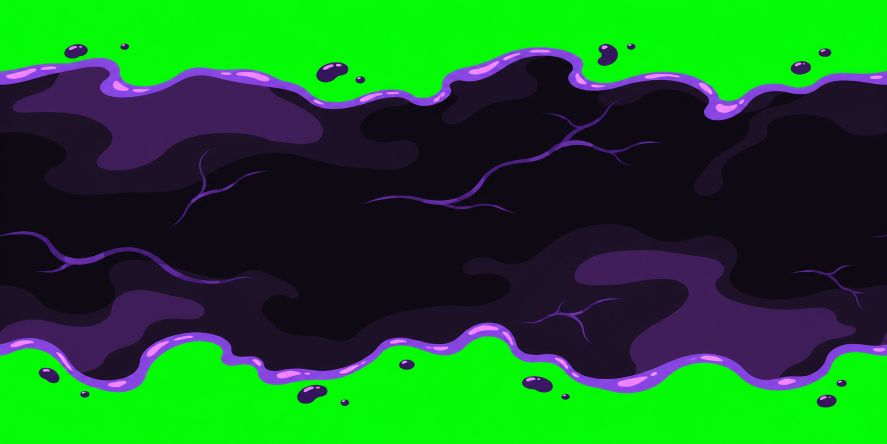
#> input picture art/first_wizard/floor_ink/source/strip.png, 1774 x 887 px, given in place of wind-materials.png, which was not available (shown at 1/2 size)
$ python build_atlas.py
#> lines starting #> are read from the running program, lines starting #| are printed output that depends on the picture
#!/usr/bin/env python3
"""Build the block Wind material atlas from the untouched source painting.

Python 3, Pillow, NumPy. --check compares both PNGs byte-for-byte; never writes.
"""
import argparse
import io
from pathlib import Path

import numpy as np
from PIL import Image, ImageDraw, ImageFont

ROOT = Path(__file__).resolve().parent
SOURCE = ROOT / 'source/wind-materials.png'
NAMES = ('gale', 'cloud', 'mist', 'streak', 'swirl', 'feather', 'pearl', 'silver')
PALETTES = (
    ('#93c9e1', '#bbdeed', '#e0f0f6', '#f3fafc', '#fbfdfc'),
    ('#95b6c7', '#b4ccd9', '#d4e1e7', '#e8f0f3', '#f9fbfa'),
    ('#7599af', '#91b0c2', '#aec5d2', '#cadce5', '#e2ecf0'),
    ('#a4cee2', '#c1e0ef', '#d9edf7', '#eff9fc', '#fcffff'),
    ('#cfdee6', '#dce8ef', '#e6f0f4', '#f2f8fa', '#fcfefd'),
    ('#bfdbe9', '#d4e6ee', '#e4eef2', '#f1f6f7', '#fdfefd'),
    ('#d5e7ec', '#e4e1ee', '#e7f0f2', '#f4f5f1', '#fffffd'),
    ('#b8c8d1', '#cbd6dd', '#dbe3e7', '#eaf0f2', '#fbfcfa'),
)
LUMA = np.array([0.2126, 0.7152, 0.0722])


def palette(row):
    return np.array([tuple(bytes.fromhex(c[1:])) for c in PALETTES[row]], dtype=np.uint8)


def source_grids():
    """Normalized 2x4 panel bounds, center samples, five bins, no dithering.

    Robust luminance normalization recovers the source's intentional clusters;
    the fixed palette supplies restrained material colors. No painted pixel
    grids or procedural texture replacements are used.
    """
    with Image.open(SOURCE) as image:
#> image is the input picture: PIL image 1774x887 RGB; mean R, G, B 25.8, 97.5, 37.1
        rgb = image.convert('RGB')
        w, h = rgb.size
#> w = 1774; h = 887
        if w < 32 or h < 64:
            raise ValueError('Source must contain at least 16 samples per panel axis')
        grids = []
        for row in range(8):
            x, y = row % 2, row // 2
            panel = rgb.crop((round(x*w/2), round(y*h/4), round((x+1)*w/2), round((y+1)*h/4)))
            samples = np.asarray(panel.resize((16, 16), Image.Resampling.NEAREST), dtype=float)
            values = samples @ LUMA
            low, high = np.percentile(values, [2, 98])
            if high - low < 1:
                raise ValueError(f'Flat source panel: {NAMES[row]}')
            indices = np.clip(np.floor((values-low)/(high-low)*5), 0, 4).astype(np.uint8)
            if row == 3:
                # Join the source's left/right boundaries before toroidal motion.
                # Only two edge columns change; interior speed-line paint stays.
                seam = np.rint((indices[:, 0].astype(float)+indices[:, -1])/2).astype(np.uint8)
                indices[:, 0] = seam
                indices[:, -1] = seam
                assert np.array_equal(indices[:, 0], indices[:, -1])
            grids.append(indices)
#> this loop made 8 passes
#> (low, high, seam) on pass 4: (9.86, 48.59, [1, 1, 0, 0, 0, 0, 0, 0, 0, 0, 0, 0, 1, 0, 0, 0])
#> (low, high) on passes 1, 2, 3, 5, 6, 7: (21, 181.7), (10.9, 181.8), (10.05, 41.56), (10.5, 41.49), (10.57, 42.17), (20.14, 181.7)
#> pass 1, in source_grids, `panel = rgb.crop((round(x*w/2), round(y*h/4), round((x+1)*w/2), round(..`:
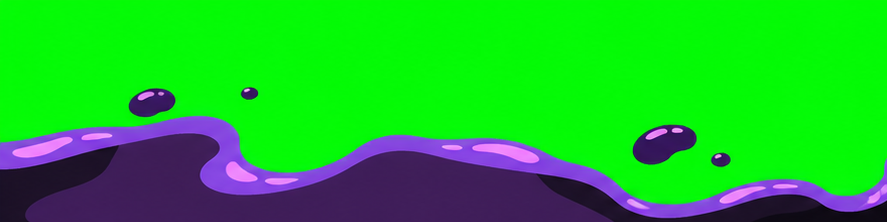
#> panel: PIL image 887x222 RGB; mean R, G, B 28.7, 187.2, 42.1
#> pass 2, in source_grids, `panel = rgb.crop((round(x*w/2), round(y*h/4), round((x+1)*w/2), round(..`:
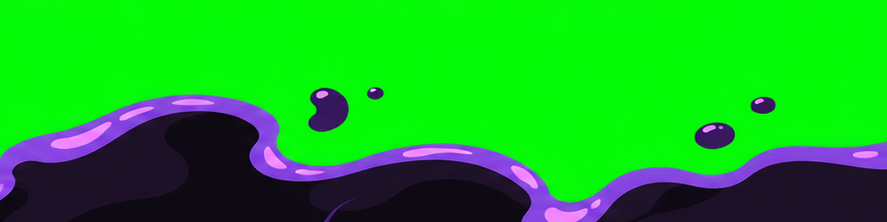
#> panel: PIL image 887x222 RGB; mean R, G, B 23.3, 173.6, 34.6
#> pass 3, in source_grids, `panel = rgb.crop((round(x*w/2), round(y*h/4), round((x+1)*w/2), round(..`:
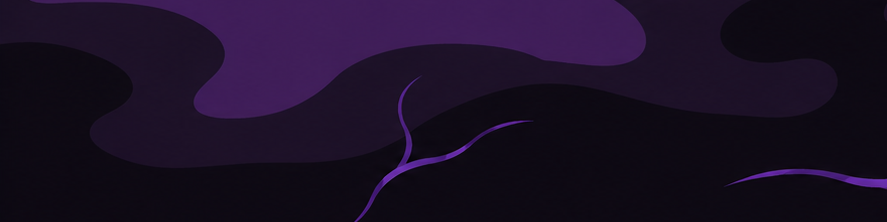
#> panel: PIL image 887x222 RGB; mean R, G, B 27, 15.2, 37.7
#> after the loop, grids = 8 items
        return grids


def frame_indices(base, row, frame):
    phase = frame % 4
    if row in (0, 1, 2, 3):
        # The finite sixteen-pixel field is a torus; 4 -> 0 is the same +4 step.
        return np.roll(base, 4*phase, axis=1)
    if row == 4:
        return np.rot90(base, -phase).copy()
    if row == 6:
        y, x = np.indices((16, 16))
        glint = ((x-y-4*phase) % 16) < 2
        return np.where(glint, 4, base).astype(np.uint8)
    return base.copy()


def build_atlas():
    atlas = np.full((128, 64, 4), 255, dtype=np.uint8)
    stats = []
    for row, base in enumerate(source_grids()):
        colors = palette(row)
#> colors = [[147, 201, 225], [187, 222, 237], [224, 240, 246], [243, 250, 252], [251, 253, 252]]
        frames = [colors[frame_indices(base, row, f)] for f in range(4)]
#> frames = 4 items
        if row < 4:
            # Preserve visible material structure rather than near-white plastic.
            luminance = frames[0] @ LUMA
            assert luminance.std() >= 20, 'Insufficient pattern contrast'
            assert np.ptp(luminance) >= 50, 'Insufficient shade separation'
        assert np.array_equal(frame_indices(base, row, 4), frame_indices(base, row, 0))
        assert 2 <= len(np.unique(np.concatenate(frames).reshape(-1, 3), axis=0)) <= 6
        assert np.all(colors > 0), 'No pure black or zero channels'
        assert len({f.tobytes() for f in frames}) == (1 if row in (5, 7) else 4)
        if row == 3:
            for phase in range(4):
                assert np.array_equal(np.roll(frames[phase], 4, axis=1), frames[(phase+1) % 4])
        means = np.array([f.mean(axis=(0, 1)) for f in frames])
#> means = [[225.4, 240.3, 245.4], [225.4, 240.3, 245.4], [225.4, 240.3, 245.4], [225.4, 240.3, 245.4]]
        if row != 6:
            assert np.array_equal(means, np.repeat(means[:1], 4, axis=0))
        changes = [np.any(frames[f] != frames[(f+1) % 4], axis=2).mean() for f in range(4)]
#> changes = [0.266, 0.266, 0.266, 0.266]
        assert max(changes)-min(changes) < .16, 'Uneven loop wrap'
        for f, pixels in enumerate(frames):
            atlas[row*16:(row+1)*16, f*16:(f+1)*16, :3] = pixels
#> this loop made 4 passes
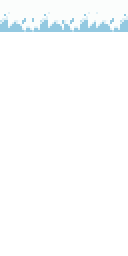
#> atlas: shape (128, 64, 4) (shown 2 times larger); mean of channels 0, 1, 2, 3 251.3, 253.2, 253.8, 255; drawn as R, G, B
        stats.append((float(means[0] @ LUMA), float(np.abs(means-means[:1]).max()), changes))
    brightness = np.array([s[0] for s in stats[:3]])
    assert np.all(np.abs(brightness - [240, 222, 195]) <= 1), brightness
    steps = -np.diff(brightness)
    assert 16 <= steps[0] <= 20 and 25 <= steps[1] <= 29, steps
    assert stats[2][0] >= 194, 'Mist must stay airy, lighter than smoke'
    assert atlas.shape == (128, 64, 4) and np.all(atlas[:, :, 3] == 255)
    return Image.fromarray(atlas), stats


def cube(sheet, tile, origin):
    """Same complete-face integer projection and shading as Fire's preview."""
    ox, oy = origin
    draw = ImageDraw.Draw(sheet)
    pixels = np.asarray(tile)[:, :, :3]
    faces = (((ox, oy), (3, -2), (3, 2), 1.0),
             ((ox, oy), (3, 2), (0, 4), .8),
             ((ox+48, oy+32), (3, -2), (0, 4), .6))
    for (x0, y0), u, v, light in faces:
        for y in range(16):
            for x in range(16):
                px, py = x0+x*u[0]+y*v[0], y0+x*u[1]+y*v[1]
                points = [(px, py), (px+u[0], py+u[1]),
                          (px+u[0]+v[0], py+u[1]+v[1]), (px+v[0], py+v[1])]
                draw.polygon(points, fill=tuple(np.rint(pixels[y, x].astype(float)*light).astype(int)))


def build_preview(atlas, stats):
    sheet = Image.new('RGB', (1040, 1184), '#13171e')
    draw = ImageDraw.Draw(sheet)
    title, label, small = [ImageFont.load_default(size=s) for s in (24, 16, 13)]
    draw.text((24, 18), 'BLOCK WIND  /  MATERIAL ATLAS', font=title, fill='#edf7fc')
    draw.text((24, 51), '16 px clusters  /  4-frame loop  /  opaque RGBA  /  no bloom', font=label, fill='#b4b8bf')
    for f in range(4):
        draw.text((24+f*128, 90), f'FRAME {f+1:02d}', font=small, fill='#c6cbd2')
    draw.text((558, 90), 'ROW / PALETTE', font=small, fill='#c6cbd2')
    draw.text((813, 90), '1.0 / 0.8 / 0.6', font=small, fill='#c6cbd2')
    sheet.paste(atlas.resize((512, 1024), Image.Resampling.NEAREST).convert('RGB'), (24, 120))
    for row, name in enumerate(NAMES):
        y = 120+row*128
        draw.text((558, y+15), f'{row}  {name.upper()}', font=label, fill='#edf7fc')
        draw.text((558, y+42), f"Mean Y' {stats[row][0]:.1f}", font=small, fill='#a0a8b4')
        draw.text((558, y+62), f'Frame RGB drift: {stats[row][1]:.2f}', font=small, fill='#a0a8b4')
        for i, color in enumerate(PALETTES[row]):
            draw.rectangle((558+i*29, y+87, 582+i*29, y+106), fill=color)
        cube(sheet, atlas.crop((0, row*16, 16, (row+1)*16)), (830, y+32))
    draw.text((24, 1159), 'Generated source art  |  Atlas shown at 8x nearest-neighbor  |  Cube faces use one complete tile', font=small, fill='#a0a8b4')
    return sheet


def png_bytes(image):
    stream = io.BytesIO()
    image.save(stream, format='PNG', optimize=False, compress_level=9)
    return stream.getvalue()


def main():
    parser = argparse.ArgumentParser(description=__doc__)
    parser.add_argument('--check', action='store_true', help='Read-only byte comparison of both outputs')
    args = parser.parse_args()
    atlas, stats = build_atlas()
    outputs = {'blockwind.png': atlas, 'blockwind_preview.png': build_preview(atlas, stats)}
    failures = []
    for name, image in outputs.items():
        path, data = ROOT/name, png_bytes(image)
        if args.check:
            if not path.is_file() or path.read_bytes() != data:
                failures.append(name)
        else:
            path.write_bytes(data)
    for name, (luma, drift, changes) in zip(NAMES, stats):
        print(f"{name:7s} Y'={luma:.2f} RGB drift={drift:.2f} loop=" + '/'.join(f'{c:.0%}' for c in changes))
    if failures:
        raise SystemExit('MISMATCH: '+', '.join(failures)+'; run build_atlas.py')
    print(('CHECK PASSED' if args.check else 'BUILT')+': blockwind.png, blockwind_preview.png')


if __name__ == '__main__':
#> (the run stopped early here; a loop or call above may not have finished)
